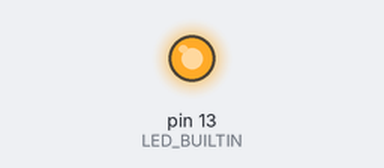
Simulated run of this sketch. Board: Arduino Uno, built with avr-gcc and run on an emulated ATmega328P. Parts: output pins drawn as LEDs (lit = HIGH).

Above: at 0.5 s.
At 40.5 s:
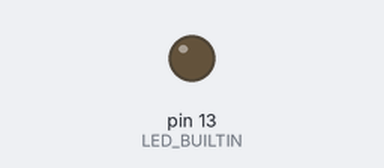
Timing chart, 0 to 44.2 s (numbered marks = the images above):
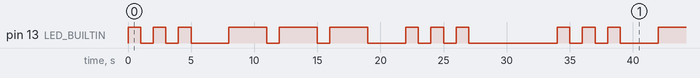

Measured:
- by itself, pin 13 (LED_BUILTIN): repeats every 34.0 s: 2 × (LOW 1.0 s, HIGH 1.0 s), LOW 3.0 s, 2 × (HIGH 3.0 s, LOW 1.0 s), HIGH 3.0 s, LOW 3.0 s, 2 × (HIGH 1.0 s, LOW 1.0 s), HIGH 1.0 s, LOW 7.0 s, HIGH 1.0 s
- by itself, everything shown: repeats every 34.0 s, in 18 steps

The sketch:

Code.ino
```cpp
const unsigned long TIME_UNIT = 1000;

void setup() {
  pinMode(LED_BUILTIN, OUTPUT);
}


void loop() {
  pulses(3, 1);
  delay(3 * TIME_UNIT);

  pulses(3, 3);
  delay(3 * TIME_UNIT);

  pulses(3, 1);
  delay(7 * TIME_UNIT);

}

void signal(unsigned long factor) {
  digitalWrite(LED_BUILTIN, HIGH);
  delay(factor * TIME_UNIT);
  digitalWrite(LED_BUILTIN, LOW);
}

void pulses(int n, unsigned long duration) {
  for (int i = 0; i < n; i++) {
    signal(duration);
    if (i != n - 1) delay(TIME_UNIT);
  }
}
```
